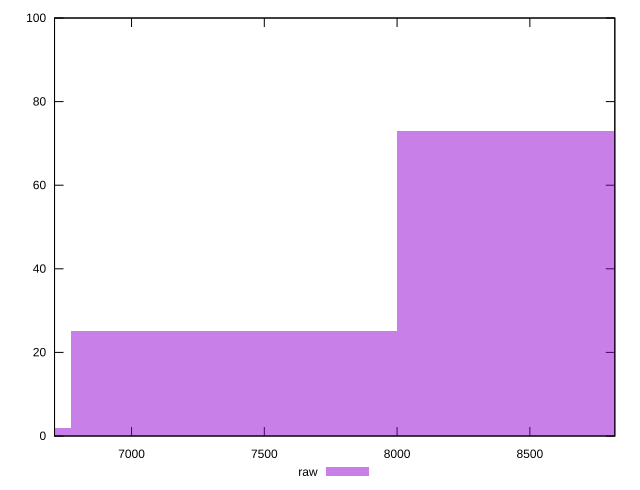

This chart was generated by the following gnuplot code:
reset

$raw <<EOF
7385.826307160503 25
8616.79735835392 73
6154.855255967086 2
EOF

set key outside below
set boxwidth 1230.9710511934172
set xrange [6710:8820]
set yrange [0:100]
set trange [0:100]
set style fill transparent solid 0.5 noborder
set terminal svg size 640, 490 enhanced background rgb 'white'
set output "report/report_00029_2021-02-24T13-36-40.390Z/uses-text-compression/samples/astro/raw/histogram.svg"

plot $raw title "raw" with boxes

reset
